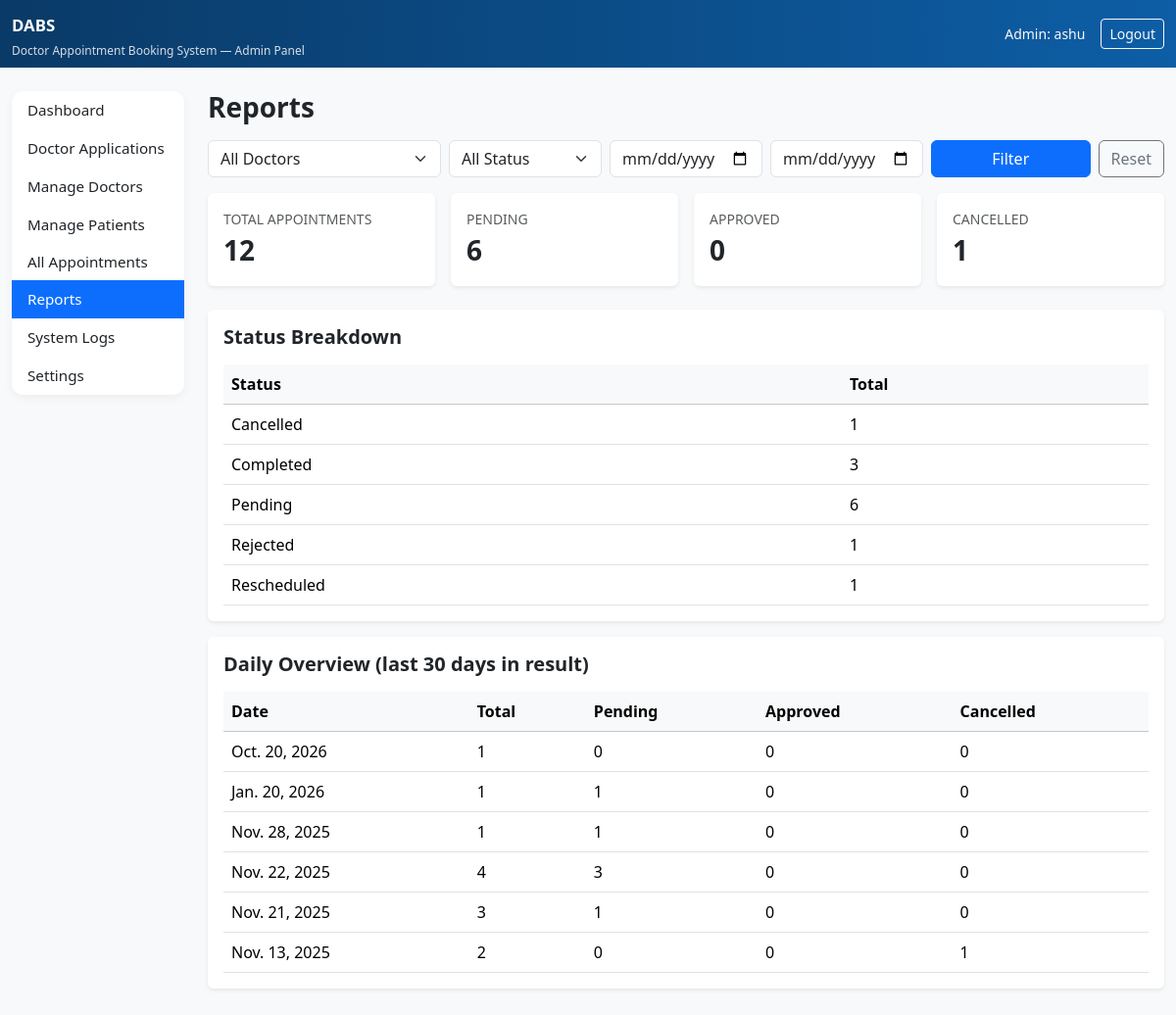
Screenshot of /dabs-admin/reports/ (signed in) with the database file from the repository.
### booking/models.py (models this page shows, shortened)
class Appointment(models.Model):
    STATUS_CHOICES = [
        ('Pending', 'Pending'),
        ('Approved', 'Approved'),
        ('Rescheduled', 'Rescheduled'),
        ('Cancelled', 'Cancelled'),
        ('Completed', 'Completed'),
        ('Rejected', 'Rejected'),
    ]
    patient = models.ForeignKey(
        User,
        on_delete=models.CASCADE,
        related_name='patient_appointments',
    )
    doctor = models.ForeignKey(
        DoctorProfile,
        on_delete=models.CASCADE,
        related_name='doctor_appointments',
    )
    department = models.CharField(max_length=100)
    hospital = models.CharField(max_length=120)
    date = models.DateField()
    time = models.TimeField()
    symptoms = models.TextField(blank=True)
    status = models.CharField(
        max_length=20,
        choices=STATUS_CHOICES,
        default='Pending',
    )
    created_at = models.DateTimeField(auto_now_add=True)
    updated_at = models.DateTimeField(auto_now=True)

class DoctorProfile(models.Model):
    STATUS_CHOICES = [
        ('Pending', 'Pending'),
        ('Approved', 'Approved'),
        ('Active', 'Active'),
        ('Inactive', 'Inactive'),
        ('Rejected', 'Rejected'),
    ]
    user = models.ForeignKey(User, on_delete=models.CASCADE)
    registration_no = models.CharField(max_length=50)
    specialization = models.CharField(max_length=80)
    experience_years = models.PositiveIntegerField(default=0)
    hospital = models.CharField(max_length=120)
    hospital_slug = models.CharField(max_length=120)
    city = models.CharField(max_length=80)
    slot_preference = models.CharField(max_length=120)
    fee = models.DecimalField(max_digits=8, decimal_places=2,
                              null=True, blank=True)
    bio = models.TextField()
    status = models.CharField(
        max_length=10,
        choices=STATUS_CHOICES,
        default='Pending',
    )
    created_at = models.DateTimeField(auto_now_add=True)
    working_days = models.CharField(max_length=100, blank=True)
    clinic_start_time = models.TimeField(null=True, blank=True)
    clinic_end_time = models.TimeField(null=True, blank=True)
    break_start_time = models.TimeField(null=True, blank=True)
    break_end_time = models.TimeField(null=True, blank=True)
    slot_minutes = models.PositiveIntegerField(null=True, blank=True)
    schedule_notes = models.TextField(blank=True)
    schedule_published = models.BooleanField(default=False)
    review_note = models.TextField(blank=True)
    reviewed_by = models.ForeignKey(
        User,
        null=True,
        blank=True,
        on_delete=models.SET_NULL,
        related_name='reviewed_doctors',
    )
    reviewed_at = models.DateTimeField(null=True, blank=True)

### booking/views.py (the view)
# urls.py: path('dabs-admin/reports/', views.admin_reports, name='admin_reports'),
@login_required
def admin_reports(request):
    if not request.user.is_staff:
        return redirect("home")
    doctor_id = (request.GET.get("doctor") or "").strip()
    status = (request.GET.get("status") or "").strip()
    start_date_str = (request.GET.get("start_date") or "").strip()
    end_date_str = (request.GET.get("end_date") or "").strip()
    qs = (
        Appointment.objects
        .select_related("patient", "patientuser", "doctor", "doctoruser")
        .order_by("-date", "-time")
    )
    if doctor_id:
        qs = qs.filter(doctor_id=doctor_id)
    if status:
        qs = qs.filter(status=status)
    start_date = parse_date(start_date_str) if start_date_str else None
    end_date = parse_date(end_date_str) if end_date_str else None
    if start_date:
        qs = qs.filter(date__gte=start_date)
    if end_date:
        qs = qs.filter(date__lte=end_date)
    total_appointments = qs.count()
    pending_count = qs.filter(status="Pending").count()
    approved_count = qs.filter(status="Approved").count()
    cancelled_count = qs.filter(status="Cancelled").count()
    status_counts = (
        qs.values("status")
        .annotate(total=Count("id"))
        .order_by()
    )
    daily_counts = (
        qs.filter(date__isnull=False)
        .values("date")
        .annotate(
            total=Count("id"),
            pending=Count("id", filter=Q(status="Pending")),
            approved=Count("id", filter=Q(status="Approved")),
            cancelled=Count("id", filter=Q(status="Cancelled")),
        )
        .order_by("-date")[:30]
    )
    doctors = (
        DoctorProfile.objects
        .select_related("user")
        .order_by("user__first_name", "user__last_name")
    )
    context = {
        "section": "reports",
        "doctors": doctors,
        "doctor_filter": int(doctor_id) if doctor_id else None,
        "status_filter": status,
        "start_date": start_date_str,
        "end_date": end_date_str,
        "total_appointments": total_appointments,
        "pending_count": pending_count,
        "approved_count": approved_count,
        "cancelled_count": cancelled_count,
        "status_counts": status_counts,
        "daily_counts": daily_counts,
        "appointments": qs[:100],
    }
    return render(request, "booking/admin_reports.html", context)

### booking/templates/booking/admin_reports.html (shortened to what this page needs)
{% extends "booking/admin_base.html" %}
{% block content %}
<h3 class="fw-bold mb-3">Reports</h3>
<form class="row g-2 mb-3" method="get">
  <div class="col-md-3">
    <select class="form-select" name="doctor">
      <option value="">All Doctors</option>
    </select>
  </div>
  <div class="col-md-2">
    <select class="form-select" name="status">
      <option value="">All Status</option>
    </select>
  </div>
  <div class="col-md-2">
    <input type="date" class="form-control" name="start_date" value="{{ start_date }}">
  </div>
  <div class="col-md-2">
    <input type="date" class="form-control" name="end_date" value="{{ end_date }}">
  </div>
  <div class="col-md-3 d-flex gap-2">
    <button class="btn btn-primary flex-grow-1">Filter</button>
    <a class="btn btn-outline-secondary" href=".">Reset</a>
  </div>
</form>
<div class="row g-3 mb-4">
  <div class="col-md-3">
    <div class="card shadow-sm border-0">
      <div class="card-body">
        <div class="text-uppercase text-muted small">Total Appointments</div>
        <div class="fs-3 fw-bold">{{ total_appointments }}</div>
      </div>
    </div>
  </div>
  <div class="col-md-3">
    <div class="card shadow-sm border-0">
      <div class="card-body">
        <div class="text-uppercase text-muted small">Pending</div>
        <div class="fs-3 fw-bold">{{ pending_count }}</div>
      </div>
    </div>
  </div>
  <div class="col-md-3">
    <div class="card shadow-sm border-0">
      <div class="card-body">
        <div class="text-uppercase text-muted small">Approved</div>
        <div class="fs-3 fw-bold">{{ approved_count }}</div>
      </div>
    </div>
  </div>
  <div class="col-md-3">
    <div class="card shadow-sm border-0">
      <div class="card-body">
        <div class="text-uppercase text-muted small">Cancelled</div>
        <div class="fs-3 fw-bold">{{ cancelled_count }}</div>
      </div>
    </div>
  </div>
</div>
<div class="card shadow-sm border-0 mb-3">
  <div class="card-body">
    <h5 class="fw-bold mb-3">Status Breakdown</h5>
    <div class="table-responsive">
      <table class="table mb-0">
        <thead class="table-light">
          <tr>
            <th>Status</th>
            <th>Total</th>
          </tr>
        </thead>
        <tbody>
        {% for row in status_counts %}
          <tr>
            <td>{{ row.status }}</td>
            <td>{{ row.total }}</td>
          </tr>
        {% empty %}
          <tr><td colspan="2" class="text-muted">No data.</td></tr>
        {% endfor %}
        </tbody>
      </table>
    </div>
  </div>
</div>
<div class="card shadow-sm border-0 mb-3">
  <div class="card-body">
    <h5 class="fw-bold mb-3">Daily Overview (last 30 days in result)</h5>
    <div class="table-responsive">
      <table class="table mb-0">
        <thead class="table-light">
          <tr>
            <th>Date</th>
            <th>Total</th>
            <th>Pending</th>
            <th>Approved</th>
            <th>Cancelled</th>
          </tr>
        </thead>
        <tbody>
        {% for d in daily_counts %}
          <tr>
          <td>{{ d.date }}</td>
            <td>{{ d.total }}</td>
            <td>{{ d.pending }}</td>
            <td>{{ d.approved }}</td>
            <td>{{ d.cancelled }}</td>
          </tr>
        {% empty %}
          <tr><td colspan="5" class="text-muted">No daily data.</td></tr>
        {% endfor %}
        </tbody>
      </table>
    </div>
  </div>
</div>
{% endblock %}

### booking/templates/booking/admin_base.html (shortened to what this page needs)
<!doctype html>
<html lang="en">
<head>
  <link href="https://cdn.jsdelivr.net/npm/bootstrap@5.3.3/dist/css/bootstrap.min.css" rel="stylesheet">
</head>
<body class="bg-light">
<nav class="navbar navbar-dark" style="background:linear-gradient(90deg,#0a3a67,#0d5ea6);">
  <div class="container-fluid d-flex align-items-center justify-content-between flex-wrap">
    <div class="d-flex flex-column">
      <span class="navbar-brand navbar-brand-title mb-0">DABS</span>
      <span class="text-light navbar-sub">
        Doctor Appointment Booking System — Admin Panel
      </span>
    </div>
    <div class="d-flex align-items-center gap-3 mt-2 mt-md-0">
      <span class="text-light small">Admin: {{ request.user.username }}</span>
      <a href="{% url 'logout' %}" class="btn btn-outline-light btn-sm">Logout</a>
    </div>
  </div>
</nav>
<div class="container-fluid py-4">
  <div class="row">
    <aside class="col-md-3 col-lg-2 mb-3">
      <div class="list-group sidebar-card">
        <a href="{% url 'admin_dashboard' %}"
           class="list-group-item list-group-item-action sidebar-link {% if section == 'dashboard' %}active{% endif %}">
          Dashboard
        </a>
        <a href="{% url 'admin_pending_doctors' %}"
           class="list-group-item list-group-item-action sidebar-link {% if section == 'applications' %}active{% endif %}">
          Doctor Applications
        </a>
        <a href="{% url 'admin_doctors' %}"
           class="list-group-item list-group-item-action sidebar-link {% if section == 'doctors' %}active{% endif %}">
          Manage Doctors
        </a>
        <a href="{% url 'admin_patients' %}"
           class="list-group-item list-group-item-action sidebar-link {% if section == 'patients' %}active{% endif %}">
          Manage Patients
        </a>
        <a href="{% url 'admin_appointments' %}"
           class="list-group-item list-group-item-action sidebar-link {% if section == 'appointments' %}active{% endif %}">
          All Appointments
        </a>
        <a href="{% url 'admin_reports' %}"
           class="list-group-item list-group-item-action sidebar-link {% if section == 'reports' %}active{% endif %}">
          Reports
        </a>
        <a href="{% url 'admin_logs' %}"
           class="list-group-item list-group-item-action sidebar-link {% if section == 'logs' %}active{% endif %}">
          System Logs
        </a>
        <a href="{% url 'admin_settings' %}"
           class="list-group-item list-group-item-action sidebar-link {% if section == 'settings' %}active{% endif %}">
          Settings
        </a>
      </div>
    </aside>
    <main class="col-md-9 col-lg-10 mb-4">
      {% block content %}{% endblock %}
    </main>
  </div>
</div>
</body>
</html>

### booking/templates/booking/admin_base.html (style rules this page uses)
body { background: #f5f7fb; }
.sidebar-card { border-radius: 12px; box-shadow: 0 3px 10px rgba(0, 0, 0, 0.05); }
.sidebar-link { border: 0; border-radius: 0; font-size: 0.95rem; }
.sidebar-link.active { background: #0d6efd; color: #fff; }
.navbar-brand-title { font-size: 1.05rem; font-weight: 600; }
.navbar-sub { font-size: 0.75rem; opacity: 0.85; }

### rows the page displays
Appointment: status "Cancelled", total "1"
Appointment: status "Rejected", total "1"
Appointment: status "Rescheduled", total "1"
Appointment: date "Nov. 28, 2025", total "1", pending "1", approved "0", cancelled "0"
DoctorProfile: date "Nov. 22, 2025", total "4", pending "3", approved "0", cancelled "0"
Appointment: date "Nov. 13, 2025", total "2", pending "0", approved "0", cancelled "1"

### other values shown
{{ request.user.username }} "ashu"
{{ total_appointments }} "12"
{{ pending_count }} "6"
{{ approved_count }} "0"
{{ cancelled_count }} "1"
{{ row.status }} "Completed" "Pending"
{{ row.total }} "3" "6"
{{ d.date }} "Oct. 20, 2026" "Jan. 20, 2026"
{{ d.total }} "1" "1"
{{ d.pending }} "0" "1"
{{ d.approved }} "0" "0"
{{ d.cancelled }} "0" "0"
{{ d.date }} "Nov. 21, 2025"
{{ d.total }} "3"
{{ d.pending }} "1"
